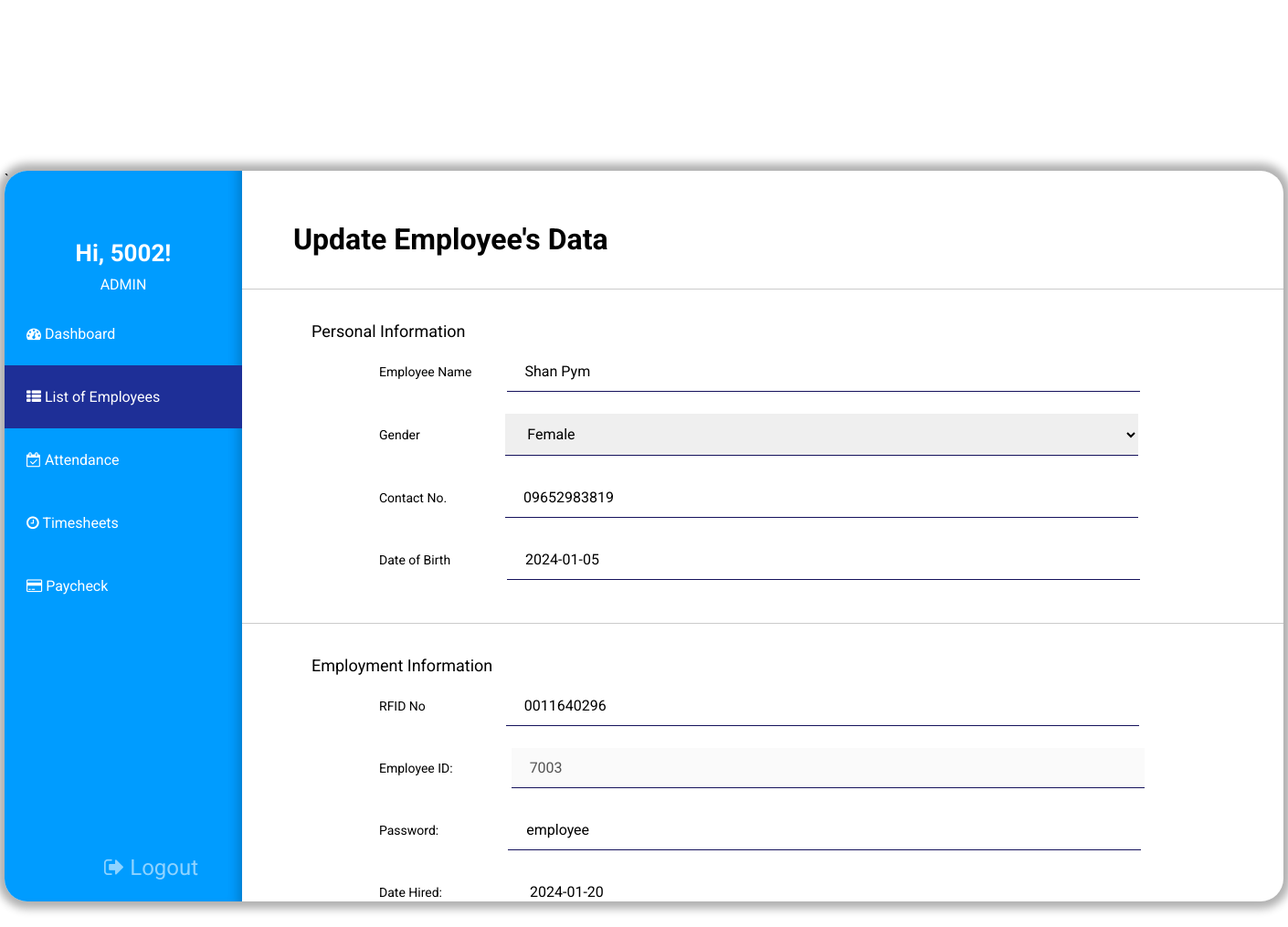
Screenshot of /admin/edit.php?id_number=7003 (signed in) with the database file from the repository.
### tables this page shows
CREATE TABLE `employeedata` (
  `id_number` int(11) NOT NULL,
  `password` varchar(255) NOT NULL,
  `RFID_no` varchar(255) NOT NULL,
  `e_name` varchar(255) NOT NULL,
  `e_contactno` varchar(255) NOT NULL,
  `e_gender` varchar(255) NOT NULL,
  `e_dob` varchar(255) NOT NULL,
  `e_datehired` varchar(255) NOT NULL,
  `e_hourlyrates` varchar(255) NOT NULL,
  `e_department` varchar(255) NOT NULL,
  `status` varchar(255) NOT NULL,
  `total_hours` varchar(255) NOT NULL,
  `overtime` varchar(255) NOT NULL
);

### admin/edit.php (the view, shortened to what this page needs)
<?php
include("../dbconnection.php");
$id_number = $_GET['id_number'];
$sql = "SELECT * from employeedata WHERE id_number='$id_number'";
$result = $conn->query($sql);
$row = $result->fetch_assoc();
?>
<!DOCTYPE html>
<html lang="en">
<head>
    <link rel="stylesheet" href="edit4.css">
    <link rel="stylesheet" href="https://cdnjs.cloudflare.com/ajax/libs/font-awesome/4.7.0/css/font-awesome.min.css">
</head>
<body>
    <div class="admin-container">
        <div class="nav-left">`
            <div class="nav-left-information">
                <div class="admin-info">
                    <h1><?php
                            echo "Hi, " . $_SESSION['id_number'] . "!";
                        ?>
                    </h1>
                <p>ADMIN</p>
                </div>
                <ul>
                <li><a href="dashboard.php" id="dashboard"><i class="fa fa-tachometer" aria-hidden="true"></i> Dashboard</a></li>
                <li><a href="listofemployees.php" id="employees"  class="active"><i class="fa fa-th-list" aria-hidden="true"></i> List of Employees</a></li>
                <li><a href="attendance/attendance.php" id="attendance"><i class="fa fa-calendar-check-o" aria-hidden="true"></i> Attendance</a></li>
                <li><a href="timesheet/timesheet.php" id="timesheets"><i class="fa fa-clock-o" aria-hidden="true"></i> Timesheets</a></li></a>
                <li><a href="paycheck/paycheck.php" id="paycheck"><i class="fa fa-credit-card" aria-hidden="true"></i> Paycheck</a></li>
                </ul>
            </div>
            <div class="logout">
                <form action="" method="post">
                    <a href="../logout.php"><i class="fa fa-sign-out" aria-hidden="true"></i> Logout</a>
                </form>
            </div>
        </div>
        <div class="addrecord-container">
            <div class="addrecord-details">
                <div class="addrecord-title">
                    <h1>Update Employee's Data</h1>
                </div>
                <div class="divider"></div>
                <form action="update.php?id_number=<?=$row["id_number"]?>" method="post">
                    <div class="personal-information">
                        <div class="p-title">
                            <p><i class="ph-light ph-user"></i> Personal Information</p>
                        </div>
                        <div class="personal-box">
                            <label for="" id="label-ename">Employee Name</label><input type="text" name="e_name" id="" value="<?=$row['e_name']?>" placeholder="Full Name" required autofocus><br>
                            <label for="" id="right-input">Gender</label>
                            <select id="stats" name="e_gender">
                                    <option value="<?=$row['e_gender']?>"><?=$row['e_gender']?></option>
                                </select><br>
                            <label for="" id="label-con">Contact No.</label><input type="text" name="e_contactno" id="" value="<?=$row['e_contactno']?>" placeholder="Contact No." required><br>
                            <label for="" id="right-dob">Date of Birth</label><input type="text" name="e_dob" value="<?=$row['e_dob']?>" required onfocus="(this.type='date')" onblur="(this.type='text')"><br>
                        </div>
                    </div>
                    <div class="divider"></div>
                    <div class="employee-work-info">
                            <div class="e-title">
                                <p><i class="ph-light ph-identification-card"></i> Employment Information</p>
                            </div>
                            <div class="personal-box">
                            <label for="" id="label-rfid">RFID No</label><input type="text" name="RFID_no" id="" value="<?=$row['RFID_no']?>" placeholder="RFID No."required><br>
                                <label for="" id="label-eid">Employee ID:</label><input type="text" name="id_number" id="" value="<?=$row['id_number']?>" placeholder="ID Number" disabled><br>
                                <label for="" id="right-password">Password:</label><input type="text" name="password" id="" value="<?=$row['password']?>" placeholder="Password" required><br>
                                <label for="" id="label-hired">Date Hired:</label><input type="text" name="e_datehired" value="<?=$row['e_datehired']?>" required onfocus="(this.type='date')" onblur="(this.type='text')"><br>
                                <br>
                                    <br>
                                    <br>
                            </div>
                    </div>
                </form>
            </div>
        </div>
    </div>
</body>
</html>

### admin/edit4.css (style rules this page uses)
* { box-sizing: border-box; margin: 0; padding: 0; font-family: Roboto; }
.admin-container { margin: auto; margin-top: 8vh; width: 1400px; height: 800px; position: relative; background-color: white; box-shadow: 0px 0px 10px 8px #0000004f; border-radius: 25px; }
.nav-left { float: left; width: 260px; background-color: #009cff; height: 800px; border-top-left-radius: 25px; border-bottom-left-radius: 25px; box-shadow: inset -12px 0px 13px -9px rgba(0, 0, 0, 0.24); }
.admin-info { color: white; padding-top: 56px; text-align: center; }
.admin-info p { padding: 10px; }
.admin-info h1 { font-size: 26px; }
.nav-left-information ul { list-style: none; padding: 0; margin: 0; margin-bottom: 260px; }
.nav-left-information ul li a { padding-left: 24px; padding: 18px; text-decoration: none; color: white; padding-top: 25px; padding-bottom: 25px; display: inline-block; padding-left: 24px; }
.nav-left-information ul li a.active { background-color: #1e2f97; width: 260px; }
.logout a { text-decoration: none; color: rgba(255, 255, 255, 0.555); padding: 18px; margin-left: 91px; font-size: 24px; }
.addrecord-container { border-radius: 25px; width: 1140px; height: 800px; overflow-y:auto; }
.addrecord-title h1 { padding-left: 56px; }
.addrecord-details { padding-top: 56px; }
input[type=text] { padding: 12px 20px; margin: 12px 8px; border: 0px; border-bottom: 1px solid #15125c; font-size: 16px; width: 70%; outline: 0; margin-right: 50px; }
.p-title p, .e-title p { color: black; padding-left: 76px; font-size: 18px; margin-top: 26px; }
.personal-box { font-size: 14px; padding-left: 150px; }
#label-rfid { margin-right: 80px; }
#label-ename { margin-right: 30px; }
#label-con { margin-right: 56px; }
#label-eid { margin-right: 56px; }
#label-hired { margin-right: 68px; }
#right-input { margin-right: 82px; }
#right-dob { margin-right: 54px; }
#right-password { margin-right: 68px; }
#stats, #dept { padding: 12px 20px; margin: 12px 8px; border: 0px; border-bottom: 1px solid #15125c; font-size: 16px; width: 70%; outline: 0; margin-right: 50px; }
.divider { border-top: 1px solid rgba(0, 0, 0, 0.205); margin-bottom: 35px; margin-top: 35px; }

### rows the page displays
employeedata: e_name "Shan Pym", e_gender "Female", e_contactno "09652983819", e_dob "2024-01-05", RFID_no "0011640296", id_number "7003", password "employee", e_datehired "2024-01-20"

### other values shown
$_SESSION['id_number'] "5002"
